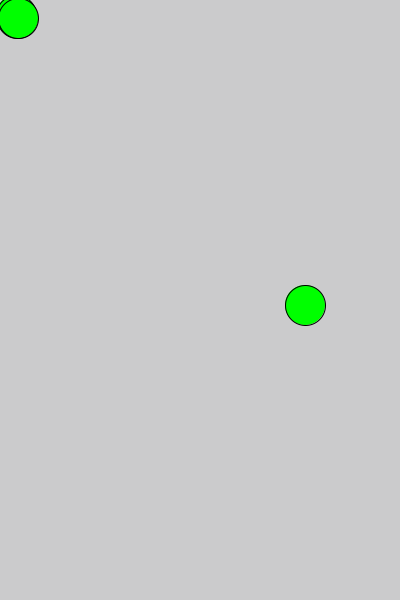
Frame 1 (no input)
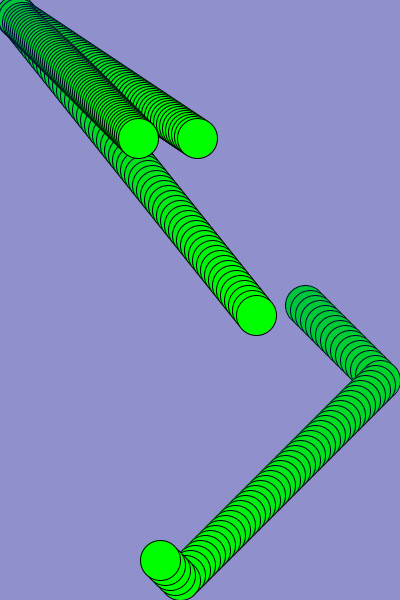
Frame 60 (the mouse pressed at the canvas centre just before this capture)
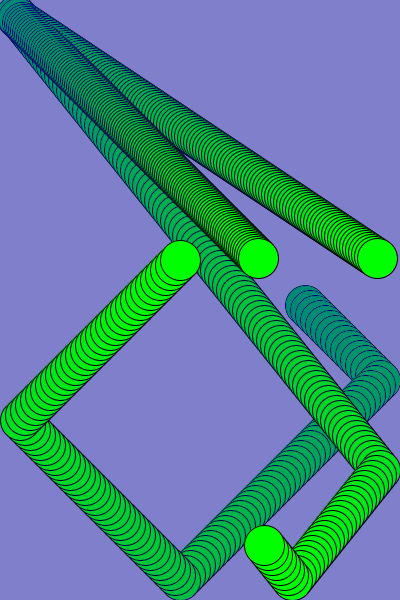
Frame 120 (the mouse held since frame 60 and released just before this capture)

The Processing sketch that drew these frames (run headless with seeded random() and noise(); from frame 60 on, the mouse is pressed at the canvas centre):

// Processing sketch: processing_62916
// ── processing_62916.pde


float radius;
float ballX;
float ballY;

float ball2X;
float ball2Y;

float ball3X;
float ball3Y;

float ball4X;
float ball4Y;

float xSpeed;
float ySpeed;

float xSpeed2;
float ySpeed2;

float xSpeed3;
float ySpeed3;

float xSpeed4;
float ySpeed4;


void setup()
{
  size(400, 600);
  frameRate(60);
  smooth();
  radius = 20 ;
  ballX = width/2 ;
  ballY = height/2 ;

  ballX = 300;
  ballY = 300 ;
  xSpeed = 5 ;
  ySpeed = 5 ;

  xSpeed2 = 3;
  ySpeed2 = 2;

  xSpeed3 = 4;
  ySpeed3 = 5;

  xSpeed4 = 2;
  ySpeed4 = 2;
}






void draw()
{

  fill( 0, 0, 255, 1 ) ;

  rect ( -1, -1, 700, 700 ) ;

  //ball1
  if (ballY >= height-radius )
  {
    ballY = height-radius;
    ySpeed = ySpeed * (-1) ;
  }

  if (ballY <= radius )
  {
    ballY = radius;
    ySpeed = ySpeed * (-1) ;
  }


  if (ballX >= width-radius )
  {
    ballX = width-radius;
    xSpeed = xSpeed * (-1) ;
  }


  if (ballX <= radius )
  {
    ballX = radius;
    xSpeed = xSpeed * (-1) ;
  }

  ballX = ballX + xSpeed;
  ballY = ballY + ySpeed;
  fill ( 0, 255, 0 ) ;
  ellipse( ballX, ballY, radius*2, radius*2 );



  //ball2
  if (ball2Y >= height-radius )
  {
    ball2Y = height-radius;
    ySpeed2 = ySpeed2 * (-1) ;
  }

  if (ball2Y <= radius )
  {
    ball2Y = radius;
    ySpeed2 = ySpeed2 * (-1) ;
  }


  if (ball2X >= width-radius )
  {
    ball2X = width-radius;
    xSpeed2 = xSpeed2 * (-1) ;
  }


  if (ball2X <= radius )
  {
    ball2X = radius;
    xSpeed2 = xSpeed2 * (-1) ;
  }

  ball2X = ball2X + xSpeed2;
  ball2Y = ball2Y + ySpeed2;
  ellipse( ball2X, ball2Y, radius*2, radius*2 );

  //ball3
  if (ball3Y >= height-radius )
  {
    ball3Y = height-radius;
    ySpeed3 = ySpeed3 * (-1) ;
  }

  if (ball3Y <= radius )
  {
    ball3Y = radius;
    ySpeed3 = ySpeed3 * (-1) ;
  }


  if (ball3X >= width-radius )
  {
    ball3X = width-radius;
    xSpeed3 = xSpeed3 * (-1) ;
  }


  if (ball3X <= radius )
  {
    ball3X = radius;
    xSpeed3 = xSpeed3 * (-1) ;
  }

  ball3X = ball3X + xSpeed3;
  ball3Y = ball3Y + ySpeed3;
  ellipse( ball3X, ball3Y, radius*2, radius*2 );


  //ball1
  fill ( 0, 0, 0, 0 ) ;

  if (ball4Y >= height-radius )
  {
    ball4Y = height-radius;
    ySpeed4 = ySpeed4 * (-1) ;
  }

  if (ball4Y <= radius )
  {
    ball4Y = radius;
    ySpeed4 = ySpeed4 * (-1) ;
  }


  if (ball4X >= width-radius )
  {
    ball4X = width-radius;
    xSpeed4 = xSpeed4 * (-1) ;
  }


  if (ball4X <= radius )
  {
    ball4X = radius;
    xSpeed4 = xSpeed4 * (-1) ;
  }

  if (keyCode==LEFT)
  {
    xSpeed4 = abs(xSpeed4)*-1;
  }

  if (keyCode==RIGHT)
  {
    xSpeed4 = abs(xSpeed4);
  }

  if (keyCode==UP)
  {
    ySpeed4 = abs(ySpeed4)*-1;
  }

  if (keyCode==DOWN)
  {
    ySpeed4 = abs(ySpeed4);
  }


  ball4X = ball4X + xSpeed4;
  ball4Y = ball4Y + ySpeed4;
  fill ( 0, 255, 0 ) ;
  ellipse( ball4X, ball4Y, radius*2, radius*2 );
}


void mouseDragged()
{
  ballX = mouseX;
  xSpeed = mouseX - pmouseX ;

  ballY = mouseY;
  ySpeed = mouseY - pmouseY ;
}

void mousePressed()
{
  fill( 255, 0, 0 );
  background( 0, 0, 0 );
  ellipse ( mouseX, mouseY, 50, 50 ) ;
}

void keyPressed()
{
  if (key==' ')
  {
    background( 0, 0, 0 ) ;
  }
}
